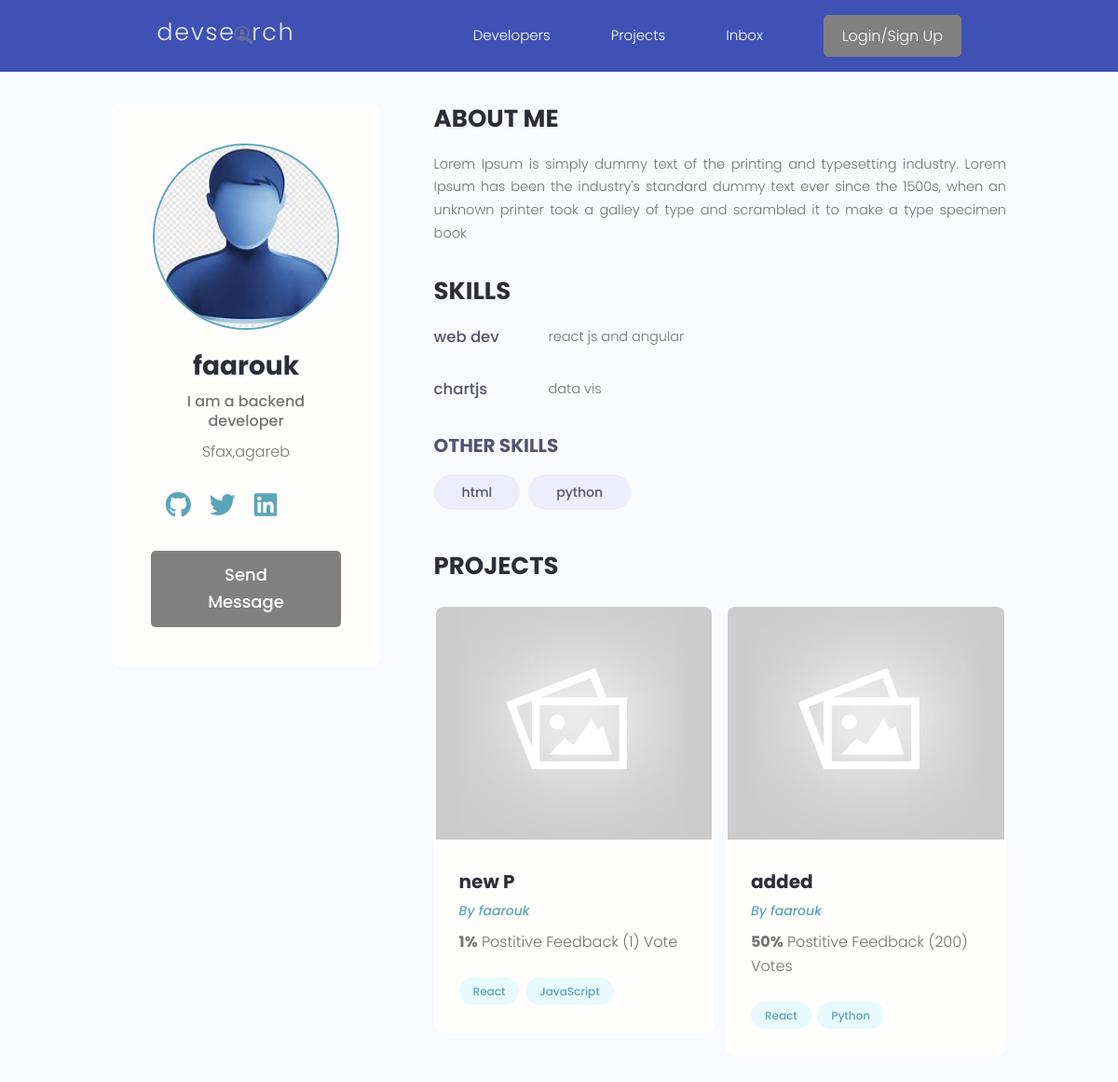
/profile/88b4c485-e2a3-436c-9921-4944f9a081f5/, run on an earlier commit of the app's database.
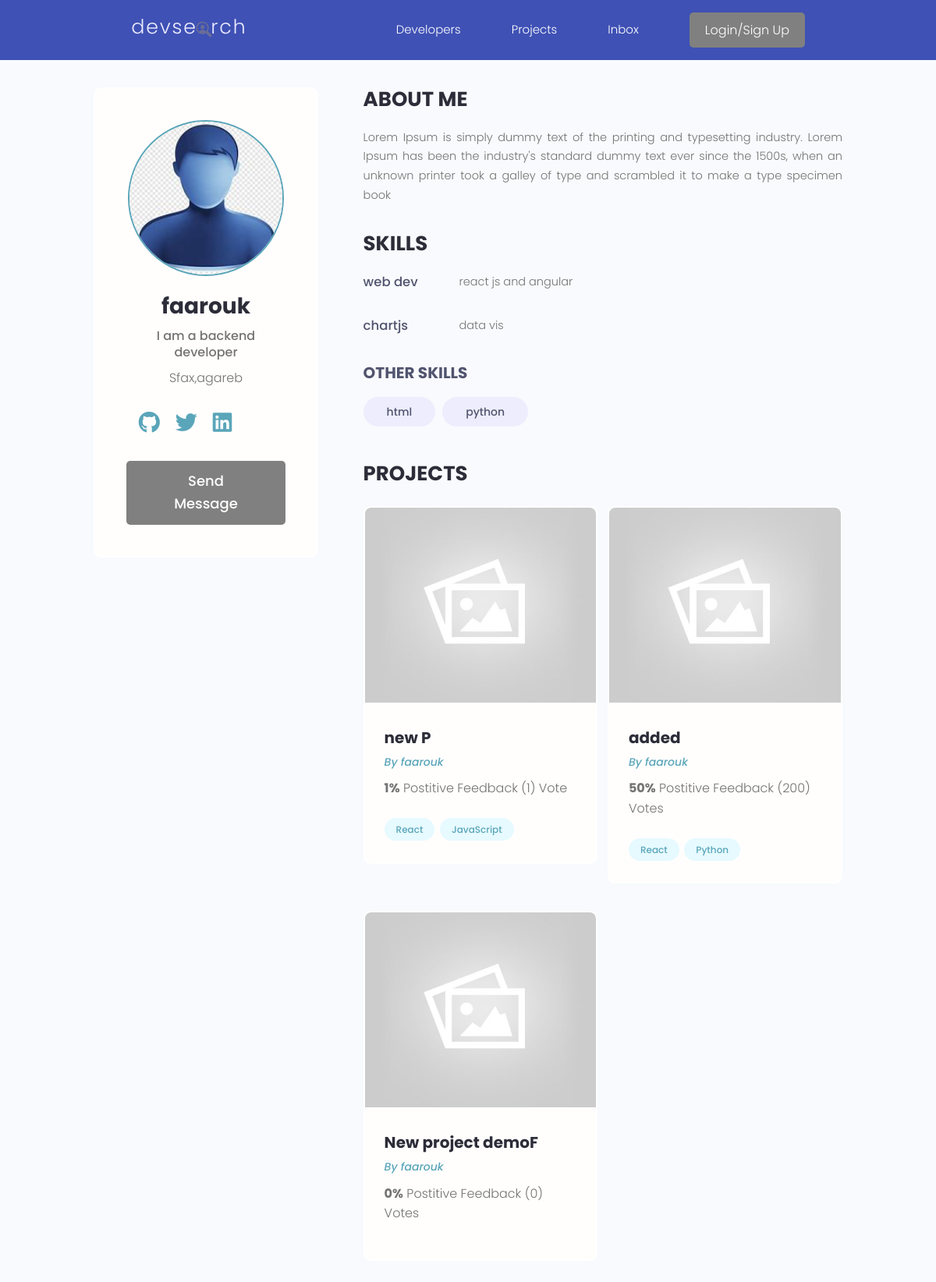
And on a later commit of the database.
### users/models.py (models this page shows, shortened)
class Skill(models.Model):
    owner = models.ForeignKey(Profile,on_delete=models.CASCADE,null=True,blank=True)
    name =  models.CharField(max_length=200,null=True,blank=True)
    description = models.TextField(null=True,blank=True)
    created = models.DateTimeField(auto_now_add=True)
    id = models.UUIDField(default=uuid.uuid4, unique = True,
                          primary_key=True,editable=False)
    def __str__(self) -> str:
        return str(self.name)

class Profile(models.Model):
    user = models.OneToOneField(User,on_delete=models.CASCADE,null=True,blank=True)
    name = models.CharField(max_length=200,null=True,blank=True)
    email = models.EmailField(max_length=500,null=True,blank=True)
    username = models.CharField(max_length=200,null=True,blank=True)
    location = models.CharField(max_length=200,null=True,blank=True)
    short_intro = models.CharField(max_length=200,null=True,blank=True)
    bio = models.TextField(null=True,blank=True)
    profile_image = models.ImageField(null=True,blank=True,upload_to='profiles/',default="profiles/user-default.png")
    social_github = models.CharField(max_length=200,null=True,blank=True)
    social_twitter = models.CharField(max_length=200,null=True,blank=True)
    social_linkedin = models.CharField(max_length=200,null=True,blank=True)
    social_youtube = models.CharField(max_length=200,null=True,blank=True)
    social_website = models.CharField(max_length=200,null=True,blank=True)
    created = models.DateTimeField(auto_now_add=True)
    id = models.UUIDField(default=uuid.uuid4, unique = True,
                          primary_key=True,editable=False)

### projects/models.py (models this page shows, shortened)
class Project(models.Model):
    owner = models.ForeignKey(Profile,null=True,blank=True,on_delete=models.SET_NULL)
    title = models.CharField(max_length=200)
    description = models.TextField(null=True,blank=True)
    featured_image = models.ImageField(null=True,blank=True,default='default.jpg')
    demo_link = models.CharField(max_length=2000, null=True,blank=True)
    source_link = models.CharField(max_length=2000,null=True,blank=True)
    tags = models.ManyToManyField('Tag',blank=True)
    vote_total = models.IntegerField(default=0,null=True,blank=True)
    vote_ratio = models.IntegerField(default=0,null=True,blank=True)
    created = models.DateTimeField(auto_now_add=True)
    id = models.UUIDField(default=uuid.uuid4, unique = True,
                          primary_key=True,editable=False)

class Tag(models.Model):
    name = models.CharField(max_length=200)
    created = models.DateTimeField(auto_now_add=True)
    id = models.UUIDField(default=uuid.uuid4,unique=True,
                          primary_key=True ,editable=False)
    def __str__(self) :
        return self.name

### users/views.py (the view)
# urls.py: path('profile/<str:pk>/',views.userProfile, name = "user-profile"),
def userProfile(request,pk):
    profile = Profile.objects.get(id=pk)
    topSkills = profile.skill_set.exclude(description__exact="")
    otherSkills = profile.skill_set.filter(description__exact="")
    context = {'profile':profile,'topSkills':topSkills,'otherSkills':otherSkills}
    return render(request,'users/user-profile.html',context)

### users/templates/users/user-profile.html
{% extends 'main.html' %}
{% block content %}
<main class="profile my-md">
    <div class="container">
      <div class="layout">
        <div class="column column--1of3">
          <div class="card text-center">
            <div class="card__body dev">
              <img class="avatar avatar--xl" src="{{profile.profile_image.url}}" />
              <h2 class="dev__name">{{profile.name}}</h2>
              <p class="dev__title">{{profile.short_intro}}</p>
              <p class="dev__location">{{profile.location}}</p>
              <ul class="dev__social">
                {% if profile.social_github %}
                <li>
                    <a title="Github" href="{{profile.social_github}}" target="_blank"><i class="fab fa-github"></i></a>
                </li>
                {% endif %}
                {% if profile.social_twitter %}
                <li>
                <a title="Twitter" href="{{profile.social_twitter}}" target="_blank"><i class="fab fa-twitter"></i></a>
            </li>
            {% endif %}
            {% if profile.social_linkedin %}
            <li>
                <a title="LinkedIn" href="{{profile.social_linkedin}}" target="_blank"><i class="fab fa-linkedin"></i></a>
            </li>
            {% endif %}
            {% if profile.social_website %}
            <li>
                <a title="Personal Website" href="{{profile.social_website}}" target="_blank" class="dev__social-globe"><i class="fab fa-globe"></i></a>
            </li>
            {% endif %}
        </ul>
              <a href="#" class="btn btn--sub btn--lg">Send Message </a>
            </div>
          </div>
        </div>
        <div class="column column--2of3">
          <div class="devInfo">
            <h3 class="devInfo__title">About Me</h3>
            <p class="devInfo__about">{{profile.bio}}</p>
          </div>
          <div class="devInfo">
            <h3 class="devInfo__title">Skills</h3>
            <div class="devInfo__skills">
                {% for skill in topSkills  %}
                <div class="devSkill">
                    <h4 class="devSkill__title">{{skill.name}}</h4>
                    <p class="devSkill__info">{{skill.description}}</p>
            </div>
            {% endfor %}
              <h3 class="devInfo__subtitle">Other Skills</h3>
              <div class="devInfo__otherSkills">
                {% for skill in otherSkills %}
                <span class="tag tag--pill tag--sub tag--lg">
                    <small>{{skill}}</small>
                </span>
                {% endfor %}
              </div>
            </div>
          </div>
          <div class="devInfo">
            <h3 class="devInfo__title">Projects</h3>
            <div class="grid grid--two">
                {% for project in profile.project_set.all  %}
                <div class="column">
                <div class="card project">
                  <a href="{% url 'project' project.id %}" class="project">
                    <img class="project__thumbnail" src="{{project.featured_image.url}}" alt="project thumbnail" />
                    <div class="card__body">
                      <h3 class="project__title">{{project.title}}</h3>
                      <p><a class="project__author" href="{% url 'user-profile' project.owner.id %}">By {{project.owner.name}}</a></p>
                      <p class="project--rating">
                          <span style="font-weight: bold;">{{project.vote_ratio}}%</span> Postitive
                        Feedback ({{project.vote_total}}) Vote{{project.vote_total|pluralize:'s'}}
                      </p>
                      <div class="project__tags">
                        {% for tag in project.tags.all  %}
                        <span class="tag tag--pill tag--main">
                            <small>{{tag}}</small>
                        </span>
                        {% endfor %}
                    </div>
                </div>
            </a>
        </div>
    </div>
    {% endfor %}
</div>
</div>
</div>
</div>
</div>
</main>
{% endblock %}

What changed in the data, as far as the page shows it:
added Project: featured_image (placeholder picture), title "New project demoF", owner.name "faarouk", vote_ratio "0", vote_total "0"
